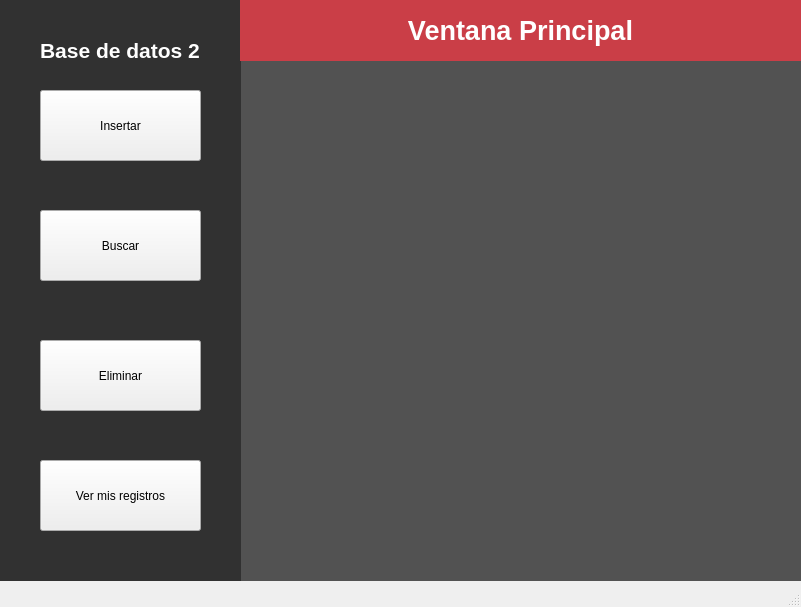
<?xml version="1.0" encoding="UTF-8"?>
<ui version="4.0">
 <class>MainWindow</class>
 <widget class="QMainWindow" name="MainWindow">
  <property name="geometry">
   <rect>
    <x>0</x>
    <y>0</y>
    <width>801</width>
    <height>607</height>
   </rect>
  </property>
  <property name="windowTitle">
   <string>JJMSQL</string>
  </property>
  <property name="windowIcon">
   <iconset resource="resource.qrc">
    <normaloff>:/imagenes/icono.jpeg</normaloff>:/imagenes/icono.jpeg</iconset>
  </property>
  <widget class="QWidget" name="centralwidget">
   <widget class="QLabel" name="label">
    <property name="geometry">
     <rect>
      <x>540</x>
      <y>360</y>
      <width>261</width>
      <height>221</height>
     </rect>
    </property>
    <property name="text">
     <string notr="true"/>
    </property>
    <property name="pixmap">
     <pixmap resource="resource.qrc">:/imagenes/icono.jpeg</pixmap>
    </property>
    <property name="scaledContents">
     <bool>true</bool>
    </property>
   </widget>
   <widget class="QPushButton" name="insertar">
    <property name="geometry">
     <rect>
      <x>40</x>
      <y>90</y>
      <width>161</width>
      <height>71</height>
     </rect>
    </property>
    <property name="text">
     <string>Insertar</string>
    </property>
   </widget>
   <widget class="QPushButton" name="buscar">
    <property name="geometry">
     <rect>
      <x>40</x>
      <y>210</y>
      <width>161</width>
      <height>71</height>
     </rect>
    </property>
    <property name="text">
     <string>Buscar</string>
    </property>
   </widget>
   <widget class="QPushButton" name="eliminar">
    <property name="geometry">
     <rect>
      <x>40</x>
      <y>340</y>
      <width>161</width>
      <height>71</height>
     </rect>
    </property>
    <property name="text">
     <string>Eliminar</string>
    </property>
   </widget>
   <widget class="QPushButton" name="ver_registros">
    <property name="geometry">
     <rect>
      <x>40</x>
      <y>460</y>
      <width>161</width>
      <height>71</height>
     </rect>
    </property>
    <property name="text">
     <string>Ver mis registros</string>
    </property>
   </widget>
   <widget class="QLabel" name="label_2">
    <property name="geometry">
     <rect>
      <x>0</x>
      <y>0</y>
      <width>241</width>
      <height>581</height>
     </rect>
    </property>
    <property name="styleSheet">
     <string notr="true">background-color: rgb(49, 49, 49);</string>
    </property>
    <property name="text">
     <string/>
    </property>
   </widget>
   <widget class="QLabel" name="label_3">
    <property name="geometry">
     <rect>
      <x>40</x>
      <y>30</y>
      <width>201</width>
      <height>41</height>
     </rect>
    </property>
    <property name="text">
     <string>&lt;html&gt;&lt;head/&gt;&lt;body&gt;&lt;p&gt;&lt;span style=&quot; font-size:16pt; font-weight:600; color:#ffffff;&quot;&gt;Base de datos 2&lt;/span&gt;&lt;/p&gt;&lt;/body&gt;&lt;/html&gt;</string>
    </property>
   </widget>
   <widget class="QLabel" name="label_4">
    <property name="geometry">
     <rect>
      <x>240</x>
      <y>0</y>
      <width>561</width>
      <height>581</height>
     </rect>
    </property>
    <property name="styleSheet">
     <string notr="true">background-color: rgb(82, 82, 82);</string>
    </property>
    <property name="text">
     <string/>
    </property>
   </widget>
   <widget class="QLabel" name="label_5">
    <property name="geometry">
     <rect>
      <x>240</x>
      <y>0</y>
      <width>561</width>
      <height>61</height>
     </rect>
    </property>
    <property name="styleSheet">
     <string notr="true">background-color: rgb(202, 62, 71);</string>
    </property>
    <property name="text">
     <string>&lt;html&gt;&lt;head/&gt;&lt;body&gt;&lt;p align=&quot;center&quot;&gt;&lt;span style=&quot; font-size:20pt; font-weight:600; color:#ffffff;&quot;&gt;Ventana Principal&lt;/span&gt;&lt;/p&gt;&lt;/body&gt;&lt;/html&gt;</string>
    </property>
   </widget>
   <zorder>label_4</zorder>
   <zorder>label_2</zorder>
   <zorder>label</zorder>
   <zorder>insertar</zorder>
   <zorder>buscar</zorder>
   <zorder>eliminar</zorder>
   <zorder>ver_registros</zorder>
   <zorder>label_3</zorder>
   <zorder>label_5</zorder>
  </widget>
  <widget class="QStatusBar" name="statusbar"/>
 </widget>
 <resources>
  <include location="resource.qrc"/>
 </resources>
 <connections/>
</ui>
